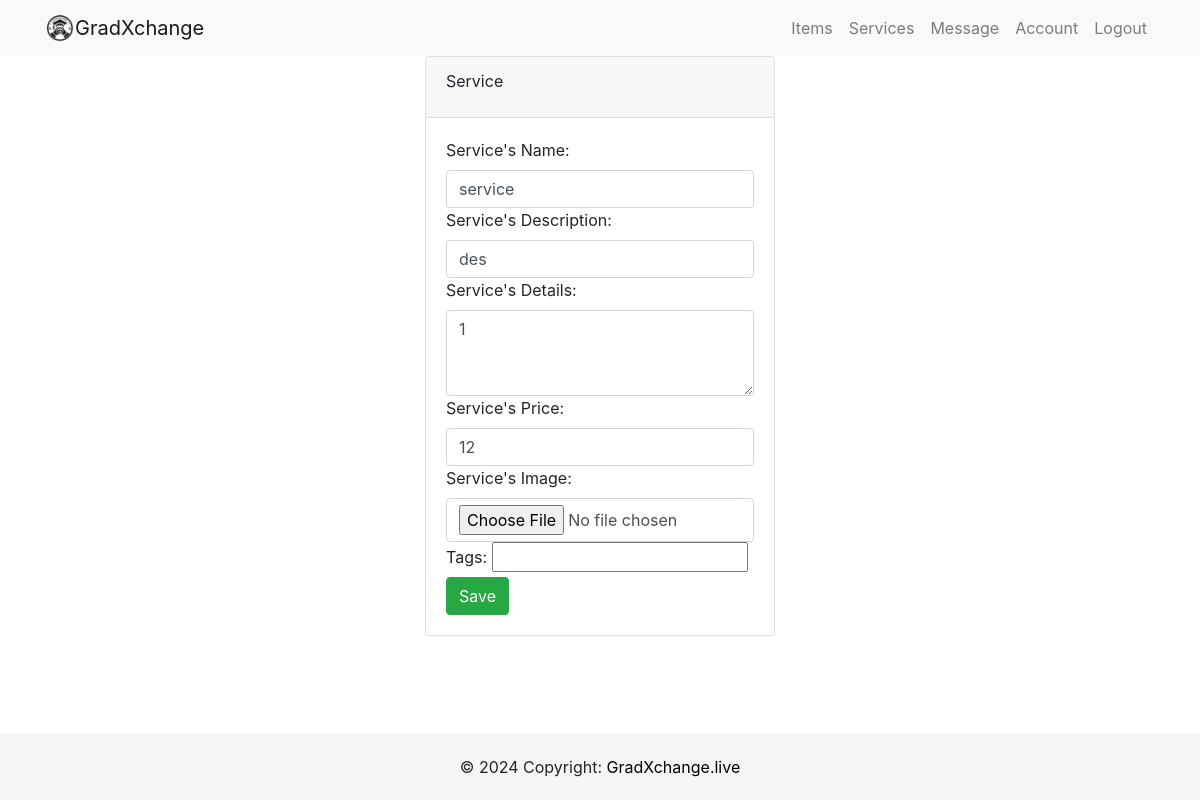
The app's page /service/edit/16/ (signed in), older data.
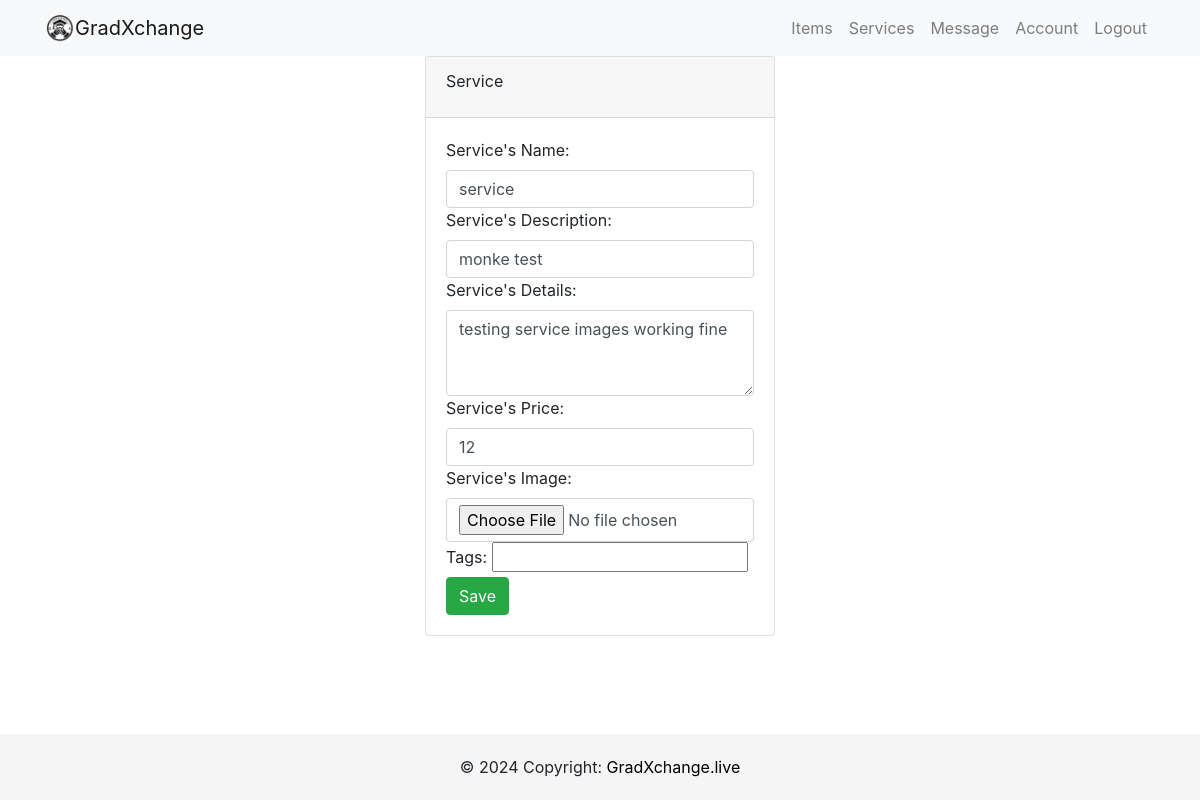
The same page, newer data.
### service/models.py (models this page shows, shortened)
class Service(models.Model):
    tags = TaggableManager()
    service_name = models.CharField(max_length=200)
    service_desc = models.CharField(max_length=200)
    service_detail = models.CharField(max_length=2000)
    service_price = models.IntegerField()
    service_image = models.ImageField(upload_to='images_service', default="notfound.png")
    created =  models.DateTimeField(auto_now_add=True)
    user_name = models.ForeignKey(User, on_delete=models.CASCADE,default=1)

### service/views.py (the view)
# urls.py: path('edit/<int:id>/', views.update_service,name='update_service'),
@login_required
def update_service(request, id):
    service = get_object_or_404(Service, id=id)
    if request.method == 'POST':
        form = ServiceForm(request.POST, request.FILES, instance=service)
        if form.is_valid():
            form.save()
            messages.success(request, 'Service updated successfully!')
            return redirect(reverse('account', kwargs={'username': request.user.username}))
    else:
        form = ServiceForm(instance=service)
    return render(request, 'service/service-form.html', {'form': form, 'service': service})

### service/forms.py (shortened to what this page needs)
class ServiceForm(forms.ModelForm):
    tags = TagField(required=False, help_text="Enter comma-separated tags")
    class Meta:
        model = Service
        fields = ['service_name', 'service_desc', 'service_detail','service_price','service_image','tags']
        widgets = {
            'service_name': forms.TextInput(attrs={'class': 'form-control'}),
            'service_desc': forms.TextInput(attrs={'class': 'form-control'}),
            'service_detail': forms.Textarea(attrs={'class': 'form-control', 'rows': 3}),
            'service_price': forms.NumberInput(attrs={'class': 'form-control'}),
            'service_image': forms.FileInput(attrs={'class': 'form-control'}),
        }
        labels = {
            'service_name': "Service's Name",
            'service_desc': "Service's Description",
            'service_detail': "Service's Details",
            'service_price': "Service's Price",
            'service_image': "Service's Image",
        }

### service/templates/service/service-form.html (shortened to what this page needs)
{% extends 'users/base.html' %}
{% block body %}
<div class="container">
    <div class="row">
        <div class="col-md-4 offset-md-4">
            <div class="card">
                <div class="card-header">
                    <div class="card-title">  Service
                    </div>
                </div>
                <div class="card-body">
                    <form method="POST"  enctype="multipart/form-data">
                        {{form}}
                        <button class="btn btn-success" type="submit">Save</button>
                    </form>
                </div>
            </div>
        </div>
    </div>
</div>
{% endblock %}

Row changes from the older to the newer data that the page shows:
changed Service "service": service_desc "des" → "monke test"; service_detail "1" → "testing service images working fine"
